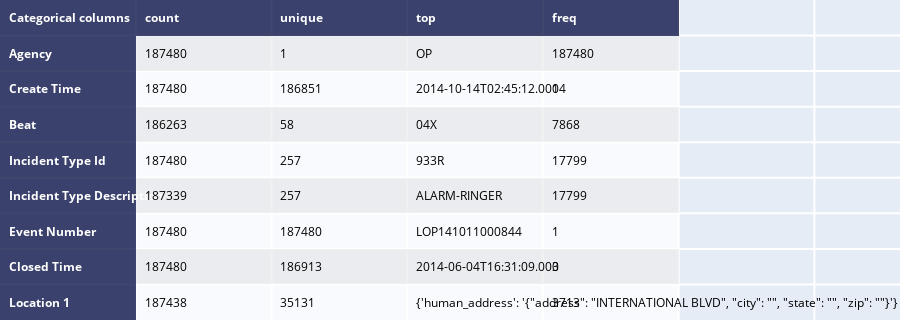

Notebook code for this chart:
### Code cell
table_cat = ff.create_table(t2014.describe(include=['O']).T, index=True, index_title='Categorical columns')
iplot(table_cat)

### Figure 1 — Plotly figure (JSON) as saved in the notebook; plotly's stock layout.template omitted (floating-point values rounded to 4 significant figures)
{"data": [{"colorscale": [[0, "#00083e"], [0.5, "#ededee"], [1, "#ffffff"]], "hoverinfo": "none", "opacity": 0.75, "showscale": false, "type": "heatmap", "z": [[0, 0, 0, 0, 0], [0, 0.5, 0.5, 0.5, 0.5], [0, 1, 1, 1, 1], [0, 0.5, 0.5, 0.5, 0.5], [0, 1, 1, 1, 1], [0, 0.5, 0.5, 0.5, 0.5], [0, 1, 1, 1, 1], [0, 0.5, 0.5, 0.5, 0.5], [0, 1, 1, 1, 1]]}], "layout": {"annotations": [{"align": "left", "font": {"color": "#ffffff"}, "showarrow": false, "text": "<b>Categorical columns</b>", "x": -0.45, "xanchor": "left", "xref": "x", "y": 0, "yref": "y"}, {"align": "left", "font": {"color": "#ffffff"}, "showarrow": false, "text": "<b>count</b>", "x": 0.55, "xanchor": "left", "xref": "x", "y": 0, "yref": "y"}, {"align": "left", "font": {"color": "#ffffff"}, "showarrow": false, "text": "<b>unique</b>", "x": 1.55, "xanchor": "left", "xref": "x", "y": 0, "yref": "y"}, {"align": "left", "font": {"color": "#ffffff"}, "showarrow": false, "text": "<b>top</b>", "x": 2.55, "xanchor": "left", "xref": "x", "y": 0, "yref": "y"}, {"align": "left", "font": {"color": "#ffffff"}, "showarrow": false, "text": "<b>freq</b>", "x": 3.55, "xanchor": "left", "xref": "x", "y": 0, "yref": "y"}, {"align": "left", "font": {"color": "#ffffff"}, "showarrow": false, "text": "<b>Agency</b>", "x": -0.45, "xanchor": "left", "xref": "x", "y": 1, "yref": "y"}, {"align": "left", "font": {"color": "#000000"}, "showarrow": false, "text": "187480", "x": 0.55, "xanchor": "left", "xref": "x", "y": 1, "yref": "y"}, {"align": "left", "font": {"color": "#000000"}, "showarrow": false, "text": "1", "x": 1.55, "xanchor": "left", "xref": "x", "y": 1, "yref": "y"}, {"align": "left", "font": {"color": "#000000"}, "showarrow": false, "text": "OP", "x": 2.55, "xanchor": "left", "xref": "x", "y": 1, "yref": "y"}, {"align": "left", "font": {"color": "#000000"}, "showarrow": false, "text": "187480", "x": 3.55, "xanchor": "left", "xref": "x", "y": 1, "yref": "y"}, {"align": "left", "font": {"color": "#ffffff"}, "showarrow": false, "text": "<b>Create Time</b>", "x": -0.45, "xanchor": "left", "xref": "x", "y": 2, "yref": "y"}, {"align": "left", "font": {"color": "#000000"}, "showarrow": false, "text": "187480", "x": 0.55, "xanchor": "left", "xref": "x", "y": 2, "yref": "y"}, {"align": "left", "font": {"color": "#000000"}, "showarrow": false, "text": "186851", "x": 1.55, "xanchor": "left", "xref": "x", "y": 2, "yref": "y"}, {"align": "left", "font": {"color": "#000000"}, "showarrow": false, "text": "2014-10-14T02:45:12.000", "x": 2.55, "xanchor": "left", "xref": "x", "y": 2, "yref": "y"}, {"align": "left", "font": {"color": "#000000"}, "showarrow": false, "text": "14", "x": 3.55, "xanchor": "left", "xref": "x", "y": 2, "yref": "y"}, {"align": "left", "font": {"color": "#ffffff"}, "showarrow": false, "text": "<b>Beat</b>", "x": -0.45, "xanchor": "left", "xref": "x", "y": 3, "yref": "y"}, {"align": "left", "font": {"color": "#000000"}, "showarrow": false, "text": "186263", "x": 0.55, "xanchor": "left", "xref": "x", "y": 3, "yref": "y"}, {"align": "left", "font": {"color": "#000000"}, "showarrow": false, "text": "58", "x": 1.55, "xanchor": "left", "xref": "x", "y": 3, "yref": "y"}, {"align": "left", "font": {"color": "#000000"}, "showarrow": false, "text": "04X", "x": 2.55, "xanchor": "left", "xref": "x", "y": 3, "yref": "y"}, {"align": "left", "font": {"color": "#000000"}, "showarrow": false, "text": "7868", "x": 3.55, "xanchor": "left", "xref": "x", "y": 3, "yref": "y"}, {"align": "left", "font": {"color": "#ffffff"}, "showarrow": false, "text": "<b>Incident Type Id</b>", "x": -0.45, "xanchor": "left", "xref": "x", "y": 4, "yref": "y"}, {"align": "left", "font": {"color": "#000000"}, "showarrow": false, "text": "187480", "x": 0.55, "xanchor": "left", "xref": "x", "y": 4, "yref": "y"}, {"align": "left", "font": {"color": "#000000"}, "showarrow": false, "text": "257", "x": 1.55, "xanchor": "left", "xref": "x", "y": 4, "yref": "y"}, {"align": "left", "font": {"color": "#000000"}, "showarrow": false, "text": "933R", "x": 2.55, "xanchor": "left", "xref": "x", "y": 4, "yref": "y"}, {"align": "left", "font": {"color": "#000000"}, "showarrow": false, "text": "17799", "x": 3.55, "xanchor": "left", "xref": "x", "y": 4, "yref": "y"}, {"align": "left", "font": {"color": "#ffffff"}, "showarrow": false, "text": "<b>Incident Type Description</b>", "x": -0.45, "xanchor": "left", "xref": "x", "y": 5, "yref": "y"}, {"align": "left", "font": {"color": "#000000"}, "showarrow": false, "text": "187339", "x": 0.55, "xanchor": "left", "xref": "x", "y": 5, "yref": "y"}, {"align": "left", "font": {"color": "#000000"}, "showarrow": false, "text": "257", "x": 1.55, "xanchor": "left", "xref": "x", "y": 5, "yref": "y"}, {"align": "left", "font": {"color": "#000000"}, "showarrow": false, "text": "ALARM-RINGER", "x": 2.55, "xanchor": "left", "xref": "x", "y": 5, "yref": "y"}, {"align": "left", "font": {"color": "#000000"}, "showarrow": false, "text": "17799", "x": 3.55, "xanchor": "left", "xref": "x", "y": 5, "yref": "y"}, {"align": "left", "font": {"color": "#ffffff"}, "showarrow": false, "text": "<b>Event Number</b>", "x": -0.45, "xanchor": "left", "xref": "x", "y": 6, "yref": "y"}, {"align": "left", "font": {"color": "#000000"}, "showarrow": false, "text": "187480", "x": 0.55, "xanchor": "left", "xref": "x", "y": 6, "yref": "y"}, {"align": "left", "font": {"color": "#000000"}, "showarrow": false, "text": "187480", "x": 1.55, "xanchor": "left", "xref": "x", "y": 6, "yref": "y"}, {"align": "left", "font": {"color": "#000000"}, "showarrow": false, "text": "LOP141011000844", "x": 2.55, "xanchor": "left", "xref": "x", "y": 6, "yref": "y"}, {"align": "left", "font": {"color": "#000000"}, "showarrow": false, "text": "1", "x": 3.55, "xanchor": "left", "xref": "x", "y": 6, "yref": "y"}, {"align": "left", "font": {"color": "#ffffff"}, "showarrow": false, "text": "<b>Closed Time</b>", "x": -0.45, "xanchor": "left", "xref": "x", "y": 7, "yref": "y"}, {"align": "left", "font": {"color": "#000000"}, "showarrow": false, "text": "187480", "x": 0.55, "xanchor": "left", "xref": "x", "y": 7, "yref": "y"}, {"align": "left", "font": {"color": "#000000"}, "showarrow": false, "text": "186913", "x": 1.55, "xanchor": "left", "xref": "x", "y": 7, "yref": "y"}, {"align": "left", "font": {"color": "#000000"}, "showarrow": false, "text": "2014-06-04T16:31:09.000", "x": 2.55, "xanchor": "left", "xref": "x", "y": 7, "yref": "y"}, {"align": "left", "font": {"color": "#000000"}, "showarrow": false, "text": "3", "x": 3.55, "xanchor": "left", "xref": "x", "y": 7, "yref": "y"}, {"align": "left", "font": {"color": "#ffffff"}, "showarrow": false, "text": "<b>Location 1</b>", "x": -0.45, "xanchor": "left", "xref": "x", "y": 8, "yref": "y"}, {"align": "left", "font": {"color": "#000000"}, "showarrow": false, "text": "187438", "x": 0.55, "xanchor": "left", "xref": "x", "y": 8, "yref": "y"}, {"align": "left", "font": {"color": "#000000"}, "showarrow": false, "text": "35131", "x": 1.55, "xanchor": "left", "xref": "x", "y": 8, "yref": "y"}, {"align": "left", "font": {"color": "#000000"}, "showarrow": false, "text": "{'human_address': '{\"address\": \"INTERNATIONAL BLVD\", \"city\": \"\", \"state\": \"\", \"zip\": \"\"}'}", "x": 2.55, "xanchor": "left", "xref": "x", "y": 8, "yref": "y"}, {"align": "left", "font": {"color": "#000000"}, "showarrow": false, "text": "3713", "x": 3.55, "xanchor": "left", "xref": "x", "y": 8, "yref": "y"}], "height": 320, "margin": {"b": 0, "l": 0, "r": 0, "t": 0}, "xaxis": {"dtick": 1, "gridwidth": 2, "showticklabels": false, "tick0": -0.5, "ticks": "", "zeroline": false}, "yaxis": {"autorange": "reversed", "dtick": 1, "gridwidth": 2, "showticklabels": false, "tick0": 0.5, "ticks": "", "zeroline": false}}}
